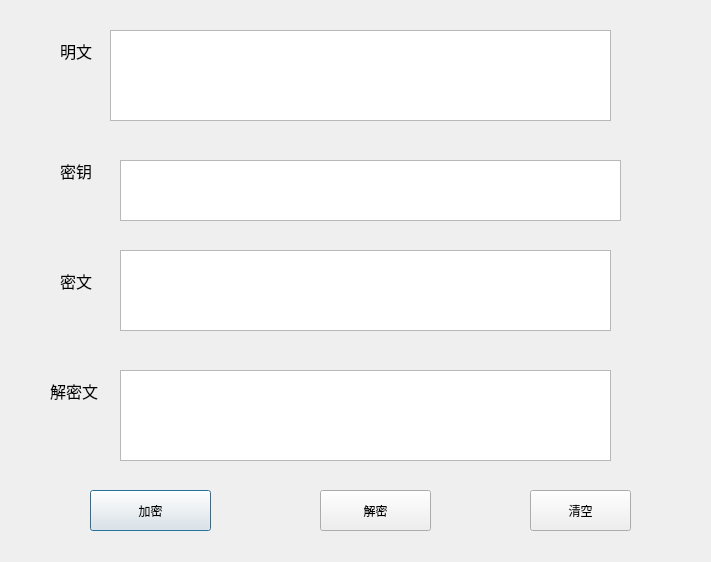
<?xml version="1.0" encoding="UTF-8"?>
<ui version="4.0">
 <class>Dialog</class>
 <widget class="QDialog" name="Dialog">
  <property name="geometry">
   <rect>
    <x>0</x>
    <y>0</y>
    <width>711</width>
    <height>562</height>
   </rect>
  </property>
  <property name="windowTitle">
   <string>DES</string>
  </property>
  <widget class="QPushButton" name="pushButton">
   <property name="geometry">
    <rect>
     <x>90</x>
     <y>490</y>
     <width>121</width>
     <height>41</height>
    </rect>
   </property>
   <property name="text">
    <string>加密</string>
   </property>
  </widget>
  <widget class="QPushButton" name="pushButton_2">
   <property name="geometry">
    <rect>
     <x>320</x>
     <y>490</y>
     <width>111</width>
     <height>41</height>
    </rect>
   </property>
   <property name="text">
    <string>解密</string>
   </property>
  </widget>
  <widget class="QPushButton" name="pushButton_3">
   <property name="geometry">
    <rect>
     <x>530</x>
     <y>490</y>
     <width>101</width>
     <height>41</height>
    </rect>
   </property>
   <property name="text">
    <string>清空</string>
   </property>
  </widget>
  <widget class="QLabel" name="label">
   <property name="geometry">
    <rect>
     <x>60</x>
     <y>30</y>
     <width>51</width>
     <height>41</height>
    </rect>
   </property>
   <property name="font">
    <font>
     <pointsize>12</pointsize>
    </font>
   </property>
   <property name="text">
    <string>明文</string>
   </property>
  </widget>
  <widget class="QTextEdit" name="textEdit">
   <property name="geometry">
    <rect>
     <x>110</x>
     <y>30</y>
     <width>501</width>
     <height>91</height>
    </rect>
   </property>
  </widget>
  <widget class="QLabel" name="label_2">
   <property name="geometry">
    <rect>
     <x>60</x>
     <y>150</y>
     <width>51</width>
     <height>41</height>
    </rect>
   </property>
   <property name="font">
    <font>
     <pointsize>12</pointsize>
    </font>
   </property>
   <property name="text">
    <string>密钥</string>
   </property>
  </widget>
  <widget class="QLabel" name="label_3">
   <property name="geometry">
    <rect>
     <x>60</x>
     <y>260</y>
     <width>51</width>
     <height>41</height>
    </rect>
   </property>
   <property name="font">
    <font>
     <pointsize>12</pointsize>
    </font>
   </property>
   <property name="text">
    <string>密文</string>
   </property>
  </widget>
  <widget class="QLabel" name="label_4">
   <property name="geometry">
    <rect>
     <x>50</x>
     <y>370</y>
     <width>71</width>
     <height>41</height>
    </rect>
   </property>
   <property name="font">
    <font>
     <pointsize>12</pointsize>
    </font>
   </property>
   <property name="text">
    <string>解密文</string>
   </property>
  </widget>
  <widget class="QTextEdit" name="textEdit_2">
   <property name="geometry">
    <rect>
     <x>120</x>
     <y>160</y>
     <width>501</width>
     <height>61</height>
    </rect>
   </property>
  </widget>
  <widget class="QTextEdit" name="textEdit_3">
   <property name="geometry">
    <rect>
     <x>120</x>
     <y>250</y>
     <width>491</width>
     <height>81</height>
    </rect>
   </property>
  </widget>
  <widget class="QTextEdit" name="textEdit_4">
   <property name="geometry">
    <rect>
     <x>120</x>
     <y>370</y>
     <width>491</width>
     <height>91</height>
    </rect>
   </property>
  </widget>
 </widget>
 <resources/>
 <connections/>
</ui>
